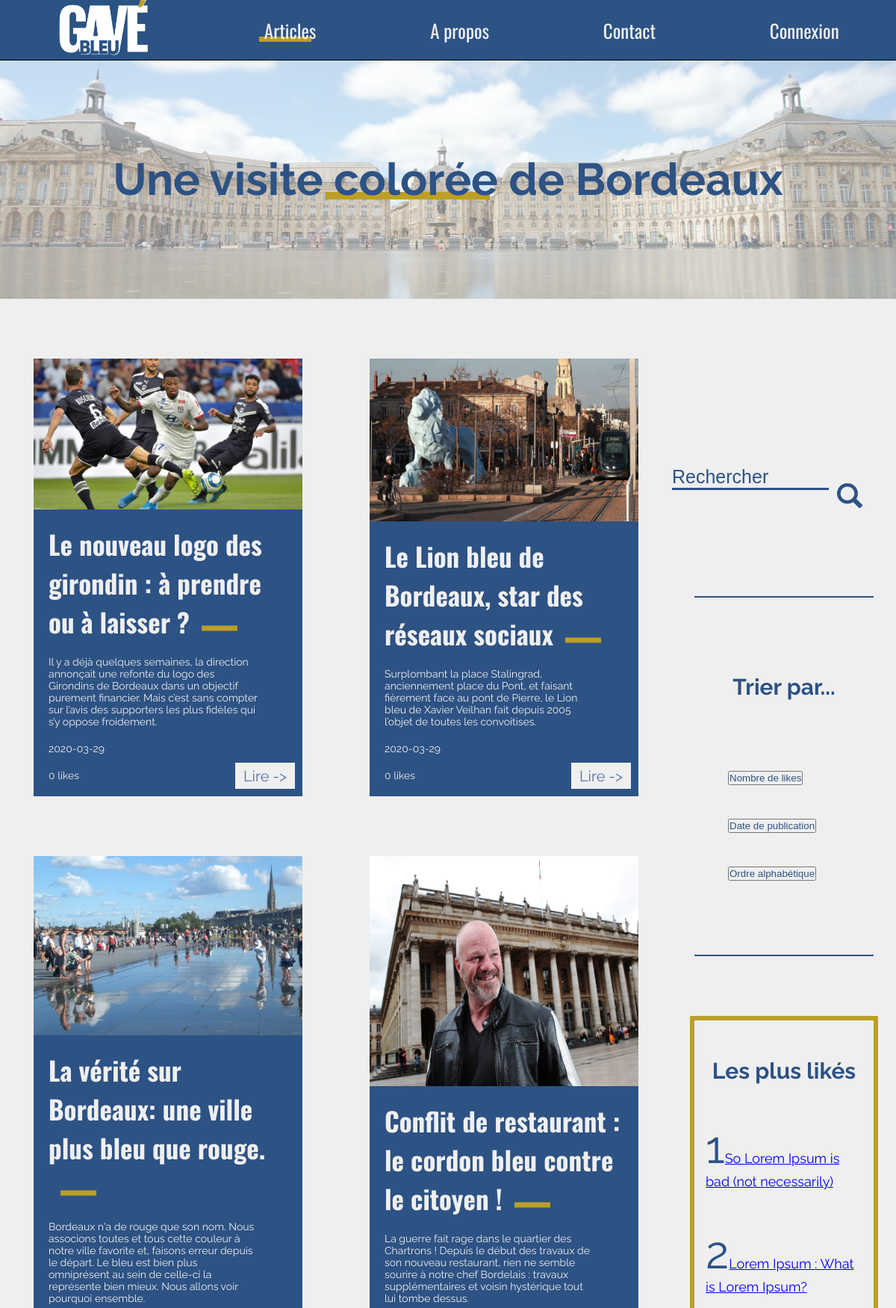
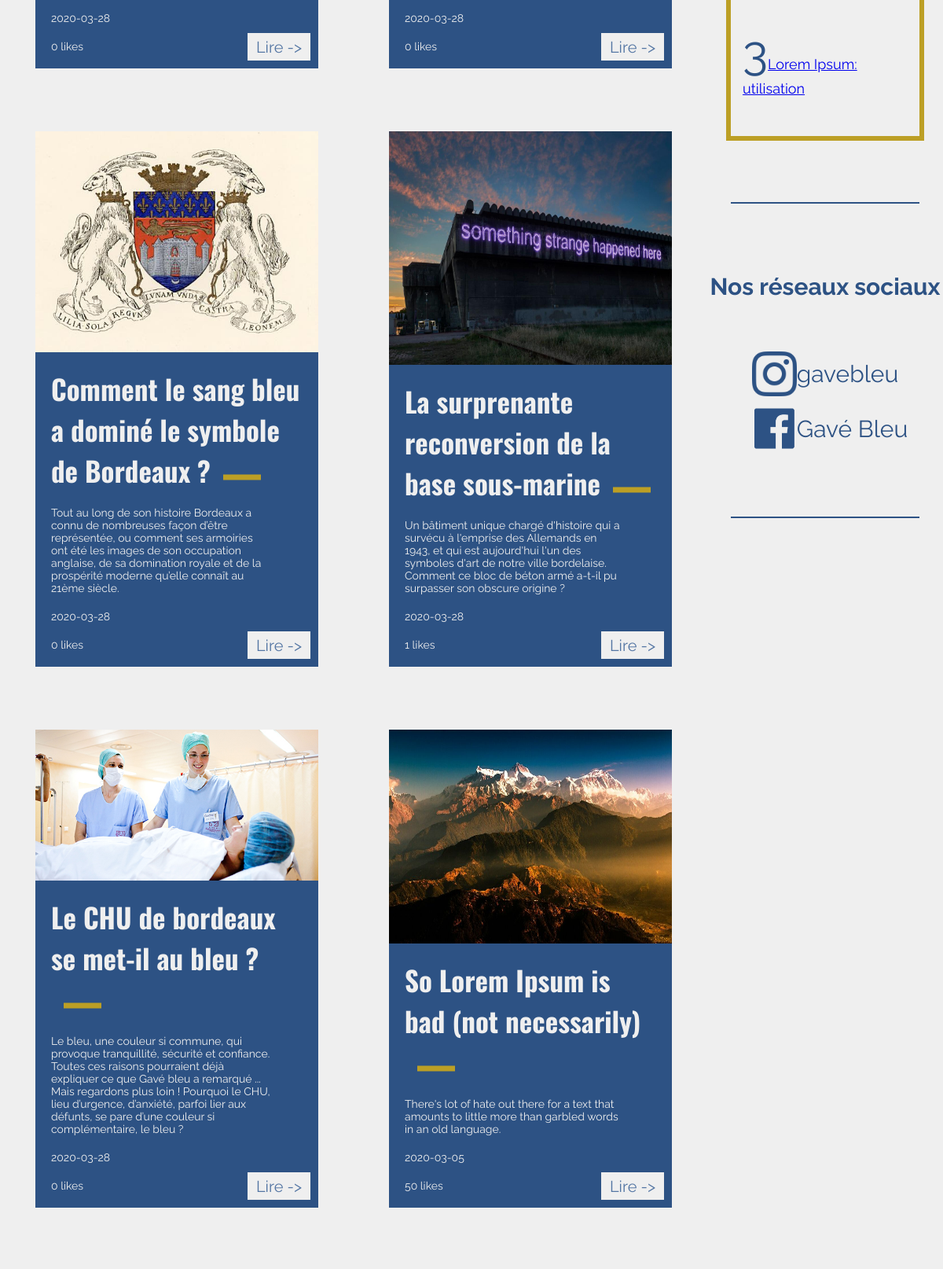
The page / (upper part) on the database its author committed (2 pictures, top to bottom).
### tables this page shows
CREATE TABLE IF NOT EXISTS `article` (
  `NumArt` char(10) NOT NULL,
  `DtCreA` date DEFAULT NULL,
  `LibTitrA` text,
  `LibChapoA` text,
  `LibAccrochA` text,
  `Parag1A` text,
  `LibSsTitr1` text,
  `Parag2A` text,
  `LibSsTitr2` text,
  `Parag3A` text,
  `LibConclA` text,
  `UrlPhotA` char(255) DEFAULT NULL,
  `Likes` int(11) DEFAULT NULL,
  `NumAngl` char(8) NOT NULL,
  `NumThem` char(8) NOT NULL,
  `NumLang` char(8) NOT NULL,
  PRIMARY KEY (`NumArt`),
  KEY `ARTICLE_FK` (`NumArt`),
  KEY `FK_ASSOCIATION_1` (`NumAngl`),
  KEY `FK_ASSOCIATION_2` (`NumThem`),
  KEY `FK_ASSOCIATION_3` (`NumLang`)
);

### index.php (the view, shortened to what this page needs)
<!DOCTYPE html>
<html lang="en">
<head>
<link rel="stylesheet" type="text/css" href="style.css">
</head>
<body class="index-page">
    <section class="nav-bar">
        <a class="no-display" href="index.php"><img class="logo-header" src="img/logo.png"></a>
        <a class="active" href="index.php">Articles</a>
        <a href="about.php">A propos</a>
        <a href="contact.php">Contact</a>
        <a href="ConnectionUser.php">Connexion</a>
    </section>
    <section class="first-container">
        <div class="first-container-filter">
            <h1 class="slogan">Une visite <span class="coloree">colorée</span> de Bordeaux</h1>
        </div>
    </section>
    <div class="fixed-bar">
        <div class="research-input-div">
            <form method="POST" action="">
                <input class="research-input" type="search" name="search" maxlength="20" placeholder="Rechercher">
                <button type="submit" name="rechercher" value="Rechercher"><img class="img-search" src="img/search.png"></button>
            </form>
            <hr class="horizontal-bar">
        </div>
        <div class="check-input-div">
            <h3>Trier par...</h3>
            <div>
                <label>
                    <form method="POST" action="">
                        <input type="submit" name="submitLikes" value="Nombre de likes">
                    </form>
                </label>
            </div>
            <div>
                <label>
                    <form method="POST" action="">
                        <input type="submit" name="submitDate" value="Date de publication">
                    </form>
                </label>
            </div>
            <div>
                <label>
                    <form method="POST" action="">
                        <input type="submit" name="submitAlphabet" value="Ordre alphabétique">
                    </form>
                </label>
            </div>
            <hr class="horizontal-bar">
        </div>
        <div class="plus-vus-div">
            <div class="les-plus-vus-container">
                <h3>Les plus likés</h3>
                <?php
                include "conect.php";
                $Article = $bdPdo ->query('SELECT * FROM Article ORDER BY Likes DESC ');
                $nbArticle = 1;
                while(($v = $Article->fetch()) AND $nbArticle <= 3) {
                ?>
                <p><span class="big-number"><?= $nbArticle; ?></span><a href="article.php?id=<?= $v['NumArt']?>"><?= $v['LibTitrA']; ?></a></p>
                <?php
                    $nbArticle++;
                }
                ?>
            </div>
            <hr class="horizontal-bar">
        </div>
        <div class="social-div">
            <h3>Nos réseaux sociaux</h3>
            <a href="#"><p><img class="logo-rs" src="img/insta.png"> gavebleu</p></a>
            <a href="#"><p><img class="logo-rs" src="img/fb.png"> Gavé Bleu</p></a>
            <hr class="horizontal-bar">
        </div>
    </div>
    <section class="first-content-container">
    <?php
            $submit1 = isset($_POST['submitLikes']) ? $_POST['submitLikes'] : '';
            $submit2 = isset($_POST['submitDate']) ? $_POST['submitDate'] : '';
            $submit3 = isset($_POST['submitAlphabet']) ? $_POST['submitAlphabet'] : '';
            if (((isset($_POST['triLikes'])) AND !empty($_POST['triLikes']))
            AND (!empty($_POST['submitLikes']) AND ($submit1 == "Nombre de likes"))) {
                $Article = $bdPdo ->query('SELECT * FROM Article ORDER BY Likes DESC ');
            }
            elseif (((isset($_POST['triDate'])) AND !empty($_POST['triDate']))
            AND (!empty($_POST['submitDate']) AND ($submit2 == "Date de publication"))) {
                $Article = $bdPdo ->query('SELECT * FROM Article ORDER BY DtCreA DESC ');
            }
            elseif (((isset($_POST['triAlphabet'])) AND !empty($_POST['triAlphabet']))
            AND (!empty($_POST['submitAlphabet']) AND ($submit3 == "Ordre alphabétique"))) {
                $Article = $bdPdo ->query('SELECT * FROM Article ORDER BY LibTitrA ASC ');
            }
            else {
                $Article = $bdPdo ->query('SELECT * FROM Article ORDER BY NumArt DESC ');
            }
            $submit4 = isset($_POST['rechercher']) ? $_POST['rechercher'] : '';
            if (((isset($_POST['search'])) AND !empty($_POST['search']))
            AND (!empty($_POST['rechercher']) AND ($submit4 == "Rechercher"))) {
                while($v = $Article->fetch()){
                    if (preg_match('#'.$_POST['search'].'#i', $v['LibTitrA'])) {
                        ?><div class="photo-text-container">
                            <div class="photo-container">
                                <?php
                                 $image = $v['UrlPhotA'];
                                 ?>
                                <img src="./uploads/<?= $v['UrlPhotA'] ?>"/>
                            </div>
                            <div class="text-container">
                                <h3><?= $v['LibTitrA']?></h3>
                                <p><?= $v['LibChapoA']?></p>
                                <p><?= $v['DtCreA']?></p>
                                <p> <?= $v['Likes']?> likes</p>
                            </div>
                            <a class="lire-suite" href="article.php?id=<?= $v['NumArt']?>">Lire -></a>
                        </div>
                <?php
                    }
                    else {
                        $haveMotcle = false;
                        $motcles = $bdPdo ->prepare('SELECT m.LibMoCle motcle FROM MOTCLEARTICLE n INNER JOIN MOTCLE m ON m.NumMoCle = n.NumMoCle WHERE NumArt = ?');
                        $motcles->execute(array($v['NumArt']));
                        while($m = $motcles->fetch()) {
                            if (preg_match('#'.$_POST['search'].'#i', $m['motcle'])) {
                                $haveMotcle = true;
                            }
                        }
                        if ($haveMotcle) {
                            ?><div class="photo-text-container">
                            <div class="photo-container">
                                <?php
                                 $image = $v['UrlPhotA'];
                                 ?>
                                <img src="./uploads/<?= $v['UrlPhotA'] ?>"/>
                            </div>
                            <div class="text-container">
                                <h3><?= $v['LibTitrA']?></h3>
                                <p><?= $v['LibChapoA']?></p>
                                <p><?= $v['DtCreA']?></p>
                                <p> <?= $v['Likes']?> likes</p>
                            </div>
                            <a class="lire-suite" href="article.php?id=<?= $v['NumArt']?>">Lire -></a>
                        </div>
                        <?php
                        }
                    }
                }
            }
            else {
                while($v = $Article->fetch()) {
                    ?>
                    <div class="photo-text-container">
                        <div class="photo-container">
                            <img src="./uploads/<?= $v['UrlPhotA'] ?>"/>
                        </div>
                        <div class="text-container">
                            <h3><?= $v['LibTitrA']?></h3>
                            <p><?= $v['LibChapoA']?></p>
                            <p><?= $v['DtCreA']?></p>
                            <p> <?= $v['Likes']?> likes</p>
                        </div>
                        <a class="lire-suite" href="article.php?id=<?= $v['NumArt']?>">Lire -></a>
                    </div>
                <?php
                }
            }
                ?>
    </section>
</body>
</html>

### rows shown on the page
article: LibTitrA "So Lorem Ipsum is bad (not necessarily)", UrlPhotA (picture), LibChapoA "There's lot of hate out there for a text that amounts to little more than garbled words in an old language.", DtCreA "2020-03-05", Likes "50"
article: LibTitrA "Lorem Ipsum : What is Lorem Ipsum?"
article: LibTitrA "Lorem Ipsum: utilisation"
article: UrlPhotA (picture), LibTitrA "Le nouveau logo des girondin : à prendre ou à laisser ?", LibChapoA "Il y a déjà quelques semaines, la direction annonçait une refonte du logo des Girondins de Bordeaux dans un objectif purement financier. Mais c’est sans compter sur l’avis des supporters les plus fidèles qui s’y oppose froidement.", DtCreA "2020-03-29", Likes "0"
article: UrlPhotA (picture), LibTitrA "Le Lion bleu de Bordeaux, star des réseaux sociaux", LibChapoA "Surplombant la place Stalingrad, anciennement place du Pont, et faisant fièrement face au pont de Pierre, le Lion bleu de Xavier Veilhan fait depuis 2005 l’objet de toutes les convoitises.", DtCreA "2020-03-29", Likes "0"
article: UrlPhotA (picture), LibTitrA "La vérité sur Bordeaux: une ville plus bleu que rouge.", LibChapoA "Bordeaux n'a de rouge que son nom. Nous associons toutes et tous cette couleur à notre ville favorite et, faisons erreur depuis le départ. Le bleu est bien plus omniprésent au sein de celle-ci la représente bien mieux. Nous allons voir pourquoi ensemble.", DtCreA "2020-03-28", Likes "0"
article: UrlPhotA (picture), LibTitrA "Conflit de restaurant : le cordon bleu contre le citoyen !", LibChapoA "La guerre fait rage dans le quartier des Chartrons ! Depuis le début des travaux de son nouveau restaurant, rien ne semble sourire à notre chef Bordelais : travaux supplémentaires et voisin hystérique tout lui tombe dessus.", DtCreA "2020-03-28", Likes "0"
article: UrlPhotA (picture), LibTitrA "Comment le sang bleu a dominé le symbole de Bordeaux ?", LibChapoA "Tout au long de son histoire Bordeaux a connu de nombreuses façon d’être représentée, ou comment ses armoiries ont été les images de son occupation anglaise, de sa domination royale et de la prospérité moderne qu’elle connaît au 21ème siècle.", DtCreA "2020-03-28", Likes "0"
article: UrlPhotA (picture), LibTitrA "La surprenante reconversion de la base sous-marine", LibChapoA "Un bâtiment unique chargé d'histoire qui a survécu à l'emprise des Allemands en 1943, et qui est aujourd'hui l'un des symboles d'art de notre ville bordelaise. Comment ce bloc de béton armé a-t-il pu surpasser son obscure origine ?", DtCreA "2020-03-28", Likes "1"
article: UrlPhotA (picture), LibTitrA "Le CHU de bordeaux se met-il au bleu ?", LibChapoA "Le bleu, une couleur si commune, qui provoque tranquillité, sécurité et confiance. Toutes ces raisons pourraient déjà expliquer ce que Gavé bleu a remarqué ... Mais regardons plus loin ! Pourquoi le CHU, lieu d’urgence, d’anxiété, parfoi lier aux défunts, se pare d’une couleur si complémentaire, le bleu ?", DtCreA "2020-03-28", Likes "0"
